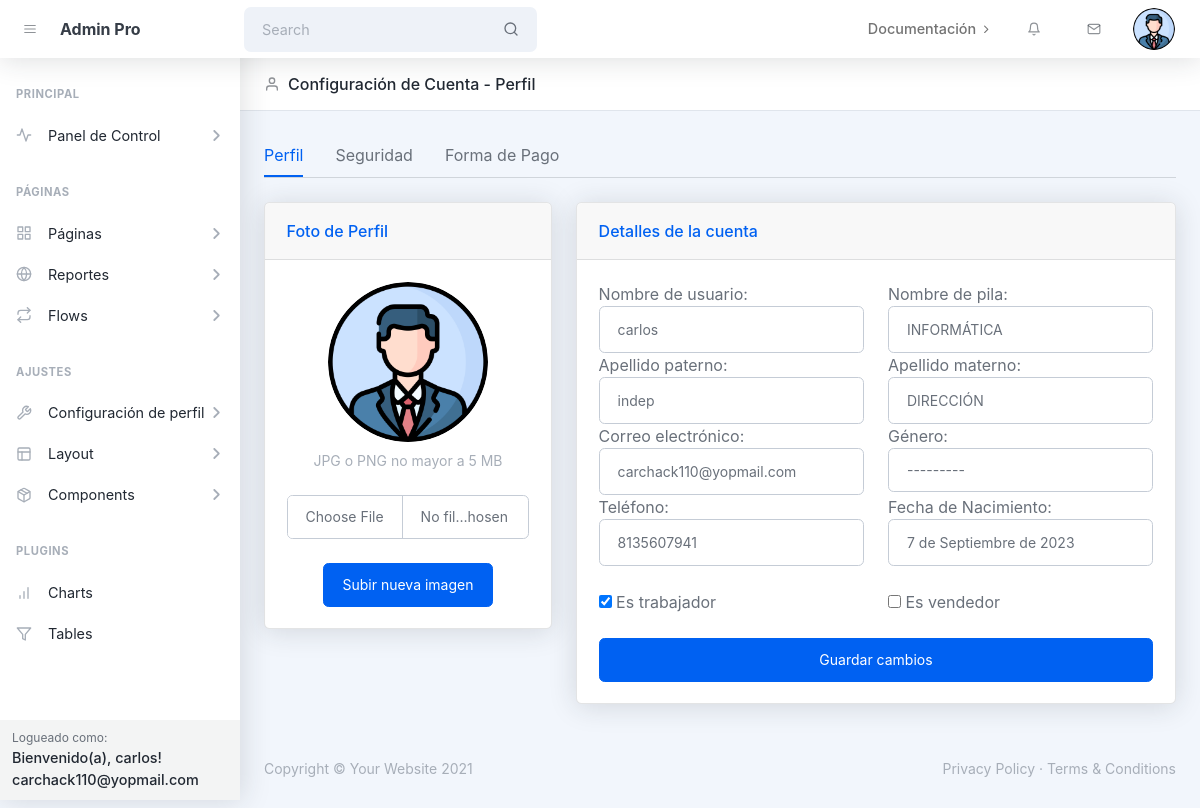
The app's page /configperfil/ (signed in), older data.
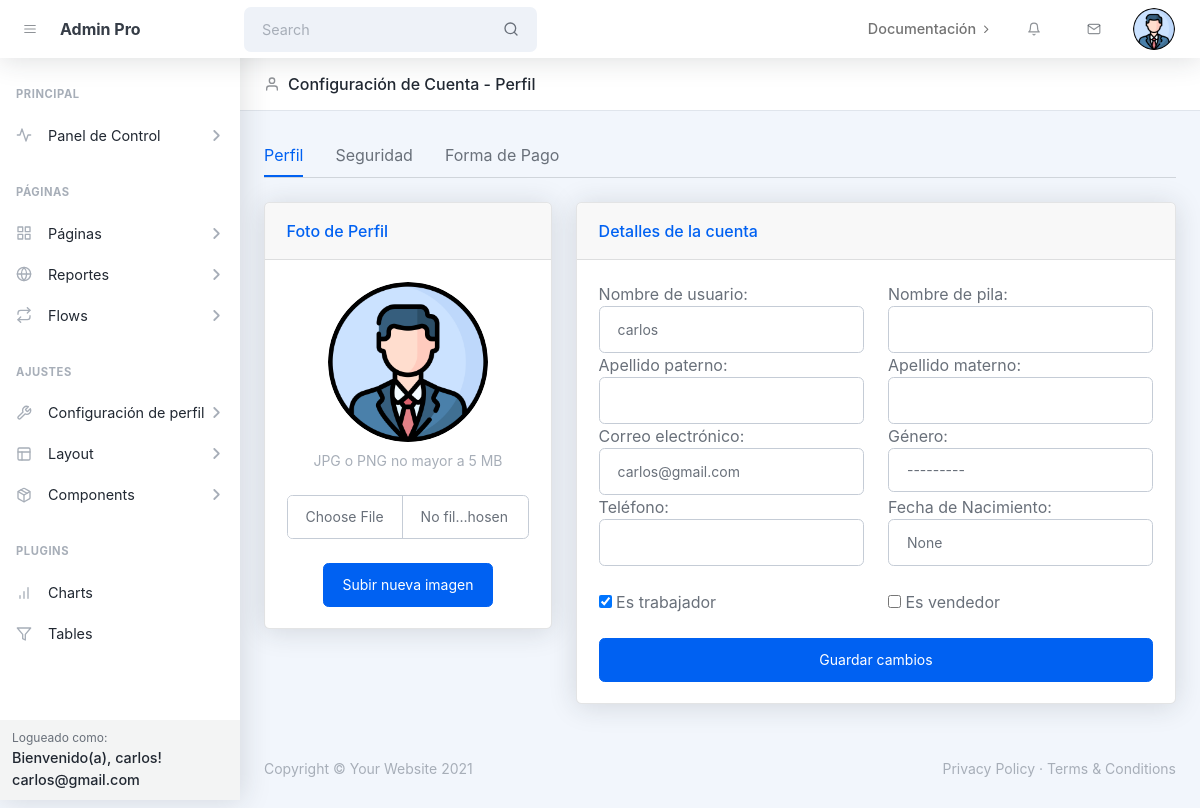
The same page, newer data.
### ventas_app/models.py (models this page shows)
class Usuario(AbstractBaseUser, PermissionsMixin):
    GENDER_CHOICES = [
        ('masculino', 'Masculino'),
        ('femenino', 'Femenino'),
        ('otro', 'Otro'),
    ]
    user_name=models.CharField(("Usuario"),max_length=50,unique=True)
    nombre = models.CharField(max_length=30, blank=True)
    apellido_paterno=models.CharField(max_length=30, blank=True)
    apellido_materno=models.CharField(max_length=30, blank=True)
    email = models.EmailField(("Correo"),unique=True)
    password = models.CharField(("Contraseña"), max_length=128)
    password1 = models.CharField(("Nueva contraseña"), max_length=128)
    password2 = models.CharField(("Confirmar contraseña"), max_length=128)
    gender = models.CharField(("género"),max_length=9, choices=GENDER_CHOICES, blank=True)
    phone = models.CharField(("Téléfono"),max_length=10, blank=True)
    birth_date = models.DateField(("Fecha de Nacimiento"),null=True, blank=True)
    image = models.ImageField(("Imagen"), upload_to='profile_pics', blank=True)
    is_active = models.BooleanField(("está activo"),default=True)
    is_staff = models.BooleanField(("es trabajador"),default=False)
    es_vendedor = models.BooleanField(("es vendedor"),default=False)
    is_superuser = models.BooleanField(("es superusuario"),default=False)
    objects = UsuarioManager()
    USERNAME_FIELD = 'user_name'
    REQUIRED_FIELDS = ['email']

### ventas_app/views.py (the view)
# urls.py: path('configperfil/',views.configperfil_view,name='configperfil'),
def configperfil_view(request):
    if not request.user.is_authenticated:
        return redirect('error')
    if request.method == 'POST':
        form = PerfilForm(request.POST, instance=request.user)
        if form.has_changed():
            if form.is_valid():
                form.save()
                return redirect('dashboard')
    else:
        form = PerfilForm(instance=request.user)
    error_messages = []
    if 'user_name' in form.errors:
        error_messages.append("Error: El campo 'Nombre de usuario' es obligatorio. Por favor, asegúrese de llenar este campo.")
    if 'email' in form.errors:
        error_messages.append("Error: El formato del correo electrónico no es válido. Asegúrese de ingresar una dirección de correo válida.")
    if 'phone' in form.errors:
        error_messages.append("Error: El número de teléfono no tiene el formato correcto. Por favor, ingrese un número válido.")
    if 'gender' in form.errors:
        error_messages.append("Error: Debe seleccionar una opción de género. Asegúrese de elegir entre 'Masculino', 'Femenino' u 'Otro'.")
    if 'birth_date' in form.errors:
        error_messages.append("Error: El formato de la fecha de nacimiento no es válido. Ingrese la fecha en el formato correcto.")
    return render(request, 'account-profile_base.html', {'form': form, 'error_messages': error_messages})

### ventas_app/templates/account-profile_base.html (shortened to what the changed rows need)
{%extends 'dashboard_base.html'%}
{%load static%}
{%block contenidoBody%}
<main>
  <header class="page-header page-header-compact page-header-light border-bottom bg-white mb-4">
    <div class="container-xl px-4">
      <div class="page-header-content">
        <div class="row align-items-center justify-content-between pt-3">
          <div class="col-auto mb-3">
            <h1 class="page-header-title">
              <div class="page-header-icon"><i data-feather="user"></i></div>
              Configuración de Cuenta - Perfil
            </h1>
          </div>
        </div>
      </div>
    </div>
  </header>
  <div class="container-xl px-4 mt-4">
    <div class="row">
      <div class="col-xl-4">
        <div class="card mb-4 mb-xl-0">
          <form method="post" enctype="multipart/form-data" action="{% url 'imagenPerfil' %}">
            <div class="card-body text-center">
              {% if request.user.image %}
              <img class="img-account-profile rounded-circle mb-2" src="{{ request.user.image.url }}" alt="Foto de perfil" />
              {% else %}
              <img class="img-account-profile rounded-circle mb-2" src="{% static 'assets/img/illustrations/profiles/profile-1.png' %}" alt="Foto de perfil por defecto" />
              {% endif %}
              <div class="small font-italic text-muted mb-4">JPG o PNG no mayor a 5 MB</div>
              <div class="form-group">
                <input type="file" class="form-control" name="image" id="customFile" />
              </div>
              <br>
              <button class="btn btn-primary" type="submit">Subir nueva imagen</button>
            </div>
          </form>
        </div>
      </div>
      <div class="col-xl-8">
        <div class="card mb-4">
          <div class="card-body">
            <form method="post"action="{% url 'configperfil' %}">
              <div class="row">
                <div class="col-md-6 col-sm-6">
                  <label for="id_user_name">Nombre de usuario:</label>
                  <input type="text" name="user_name" value="{{user.user_name}}" maxlength="30" class="form-control"
                    id="id_user_name">
                </div>
                <div class="col-md-6 col-sm-6">
                  <label for="id_nombre">Nombre de pila:</label>
                  <input type="text" name="nombre" value="{{user.nombre}}" maxlength="30" class="form-control"
                    id="id_nombre">
                </div>
              </div>
              <div class="row">
                <div class="col-md-6 col-sm-6">
                  <label for="id_apellido_paterno">Apellido paterno:</label>
                  <input type="text" name="apellido_paterno" value="{{user.apellido_paterno}}" maxlength="30"
                    class="form-control" id="id_apellido_paterno">
                </div>
                <div class="col-md-6 col-sm-6">
                  <label for="id_apellido_materno">Apellido materno:</label>
                  <input type="text" name="apellido_materno" value="{{user.apellido_materno}}" maxlength="30"
                    class="form-control" id="id_apellido_materno">
                </div>
              </div>
              <div class="row">
                <div class="col-md-6 col-sm-6">
                  <label for="id_email">Correo electrónico:</label>
                  <input type="email" name="email" value="{{user.email}}" class="form-control" maxlength="320"
                    id="id_email">
                </div>
              </div>
              <div class="row">
                <div class="col-md-6 col-sm-6">
                  <label for="id_phone">Teléfono:</label>
                  <input type="text" name="phone" value="{{user.phone}}" maxlength="15" class="form-control"
                    id="id_phone">
                </div>
                <div class="col-md-6 col-sm-6">
                  <label for="id_birth_date">Fecha de Nacimiento:</label>
                                                <input type="text" name="birth_date" value="{{user.birth_date}}" class="form-control"
                                                  id="inputBirthday">
                </div>
              </div>
              <br>
              <br>
            </form>
          </div>
        </div>
      </div>
    </div>
  </div>
</main>
{%endblock%}

### ventas_app/templates/dashboard_base.html (shortened to what the changed rows need)
{%load static%}
<!DOCTYPE html>
<html lang="es">
<head>
    <link rel="stylesheet" href="https://cdn.datatables.net/1.10.20/css/jquery.dataTables.min.css">
    <link href="https://cdn.jsdelivr.net/npm/litepicker/dist/css/litepicker.css" rel="stylesheet" />
    <link href="{% static '/css/styles.css' %}" rel="stylesheet" />
    <link rel="stylesheet" href="https://code.jquery.com/ui/1.12.1/themes/base/jquery-ui.css">
</head>
<body class="nav-fixed">
    <nav class="topnav navbar navbar-expand shadow justify-content-between justify-content-sm-start navbar-light bg-white"
        id="sidenavAccordion">
        <ul class="navbar-nav align-items-center ms-auto">
            <li class="nav-item dropdown no-caret dropdown-user me-3 me-lg-4">
                <a class="btn btn-icon btn-transparent-dark dropdown-toggle" id="navbarDropdownUserImage"
                    href="javascript:void(0);" role="button" data-bs-toggle="dropdown" aria-haspopup="true"
                    aria-expanded="false"><img class="img-fluid" {% if request.user.image %} <img
                        class="img-account-profile rounded-circle mb-2" src="{{ request.user.image.url }}"
                        alt="Foto de perfil" />
                    {% else %}
                    <img class="img-account-profile rounded-circle mb-2"
                        src="{% static 'assets/img/illustrations/profiles/profile-1.png' %}"
                        alt="Foto de perfil por defecto" />
                    {% endif %}</a>
            </li>
        </ul>
    </nav>
    <div id="layoutSidenav">
        <div id="layoutSidenav_nav">
            <nav class="sidenav shadow-right sidenav-light">
                <div class="sidenav-footer">
                    <div class="sidenav-footer-content">
                        <div class="sidenav-footer-subtitle">Logueado como:</div>
                        <div class="sidenav-footer-title">
                            {% if user.is_authenticated %}
                            <div>Bienvenido(a), {{ user.user_name }}!</div>
                            {{user.email}}
                            {% else %}
                            <div>No has iniciado sesión.</div>
                            {% endif %}
                        </div>
                    </div>
                </div>
            </nav>
        </div>
        <div id="layoutSidenav_content">
            <main>
                {%block contenidoBody%}
                {%endblock%}
            </main>
        </div>
    </div>
</body>
</html>

Row changes from the older to the newer data that the page shows:
changed Usuario "carlos": email "carchack110@yopmail.com" → "carlos@gmail.com"; birth_date "7 de Septiembre de 2023" → "None"; nombre "INFORMÁTICA" → (not shown); apellido_paterno "indep" → (not shown); apellido_materno "DIRECCIÓN" → (not shown); phone "8135607941" → (not shown)
